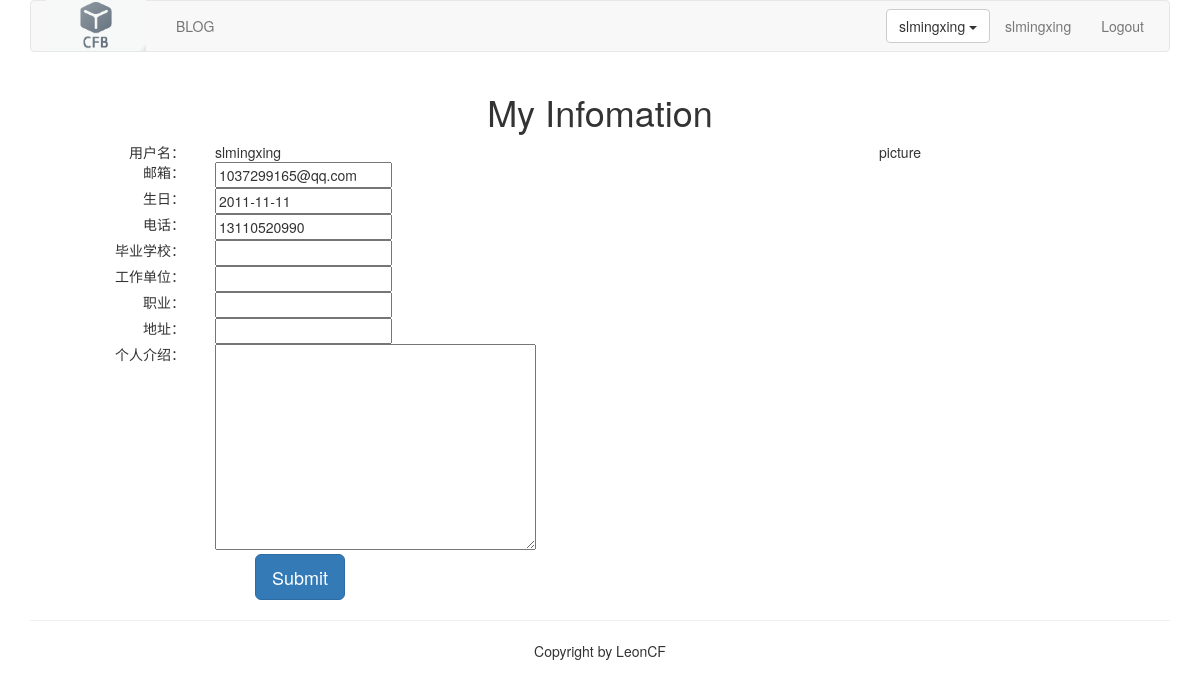
Before: /account/edit-my-information/ (signed in) with the older database file.
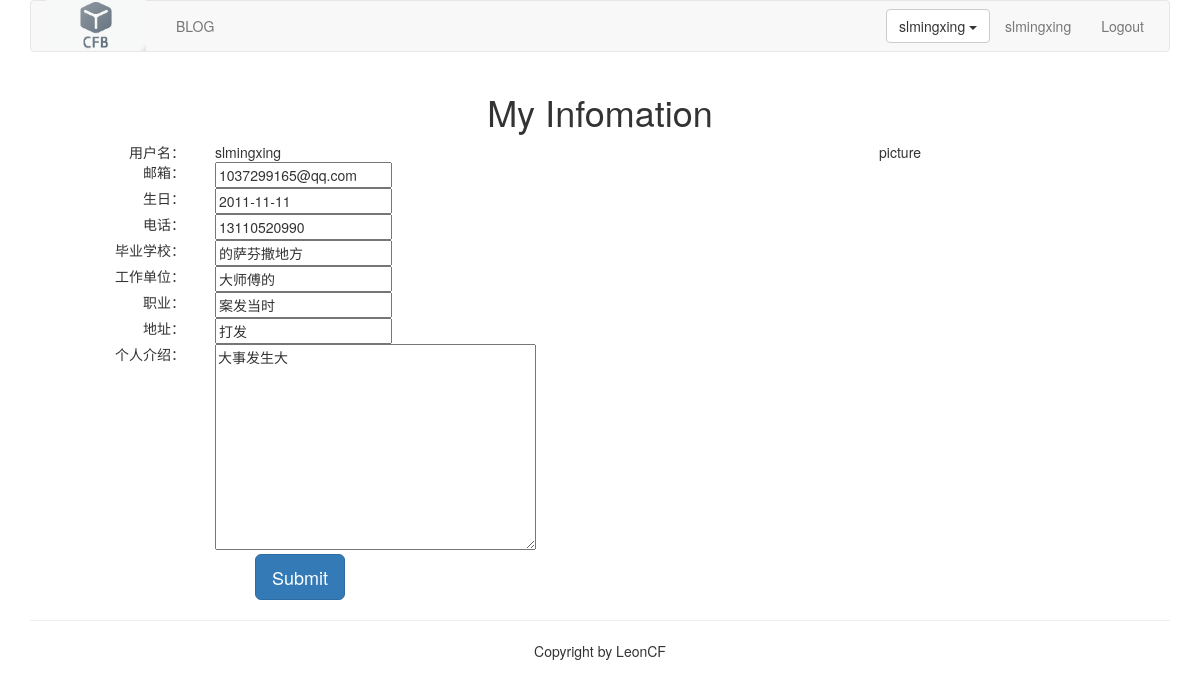
After: the same page with the newer database file.
### account/models.py (models this page shows, shortened)
class UserInfo(models.Model):
    user=models.OneToOneField(User,unique=True)
    school=models.CharField(max_length=100,blank=True)
    company=models.CharField(max_length=100,blank=True)
    profession=models.CharField(max_length=100,blank=True)
    address=models.CharField(max_length=100,blank=True)
    aboutme=models.TextField(blank=True)

### account/views.py (the view)
@login_required(login_url='/account/login/')
def myself_edit(request):
    user=User.objects.get(username=request.user.username)
    userprofile=UserProfile.objects.get(user=request.user)
    userinfo=UserInfo.objects.get(user=request.user)
    if request.method=="POST":
        user_form=UserForm(request.POST)
        userprofile_form=UserProfileForm(request.POST)
        userinfo_form=UserInfoForm(request.POST)
        if user_form.is_valid()*userprofile_form.is_valid()*userinfo_form.is_valid():
            user_cd=user_form.cleaned_data
            userprofile_cd=userprofile_form.cleaned_data
            userinfo_cd=userinfo_form.cleaned_data
            print(user_cd['email'])
            user.email=user_cd['email']
            userprofile.birth=userprofile_cd['birth']
            userprofile.phone=userprofile_cd['phone']
            userinfo.school=userinfo_cd['school']
            userinfo.company=userinfo_cd['company']
            userinfo.profession=userinfo_cd['profession']
            userinfo.address=userinfo_cd['address']
            userinfo.aboutme=userinfo_cd['aboutme']
            user.save()
            userprofile.save()
            userinfo.save()
        return HttpResponseRedirect('/account/my-information/')
    else:
        user_form=UserForm(instance=request.user)
        userprofile_form=UserProfileForm(initial={"birth":userprofile.birth,"phone":userprofile.phone})
        userinfo_form=UserInfoForm(initial={"school":userinfo.school,"company":userinfo.company,"profession":userinfo.profession,"address":userinfo.address,"aboutme":userinfo.aboutme})
        return render(request,"account/myself_edit.html",{"user_form":user_form,"userprofile_form":userprofile_form,"userinfo_form":userinfo_form})

### account/forms.py
class UserForm(forms.ModelForm):
    class Meta:
        model=User
        fields=("email",)

class UserProfileForm(forms.ModelForm):
    class Meta:
        model=UserProfile
        fields=("phone","birth")

### templates/account/myself_edit.html (shortened to what this page needs)
{% extends "base.html" %}
{% block content %}
<div class="row text-center vertical-middle-sm">
    <h1>My Infomation</h1>
    <div class="row">
        <div class="col-md-6">
        <form class="form-horizontal" action="." method="post">
            <div class="row">
                <div class="col-md-4 text-right"><span>用户名：</span></div>
                <div class="col-md-8 text-left">{{user.username}}</div>
            </div>
            <div class="row">
                <div class="col-md-4 text-right"><span>邮箱：</span></div>
                <div class="col-md-8 text-left">{{user_form.email}}</div>
            </div>
            <div class="row">
                <div class="col-md-4 text-right"><span>生日：</span></div>
                <div class="col-md-8 text-left">{{userprofile_form.birth}}</div>
            </div>
            <div class="row">
                <div class="col-md-4 text-right"><span>电话：</span></div>
                <div class="col-md-8 text-left">{{userprofile_form.phone}}</div>
            </div>
            <div class="row">
                <div class="col-md-4 text-right"><span>毕业学校：</span></div>
                <div class="col-md-8 text-left">{{userinfo_form.school}}</div>
            </div>
            <div class="row">
                <div class="col-md-4 text-right"><span>工作单位：</span></div>
                <div class="col-md-8 text-left">{{userinfo_form.company}}</div>
            </div>
            <div class="row">
                <div class="col-md-4 text-right"><span>职业：</span></div>
                <div class="col-md-8 text-left">{{userinfo_form.profession}}</div>
            </div>
            <div class="row">
                <div class="col-md-4 text-right"><span>地址：</span></div>
                <div class="col-md-8 text-left">{{userinfo_form.address}}</div>
            </div>
            <div class="row">
                <div class="col-md-4 text-right"><span>个人介绍：</span></div>
                <div class="col-md-8 text-left">{{userinfo_form.aboutme}}</div>
            </div>
            <div class="row">
                <input type="submit" class="btn btn-primary btn-lg" value="Submit">
            </div>
        </form>
        </div>
        <div class="col-md-6">
        <p>picture</p>
        </div>
    </div>
</div>
{% endblock %}

Changed rows visible on the page:
now on this page (row edited): UserInfo: school "的萨芬撒地方", company "大师傅的", profession "案发当时", address "打发", aboutme "大事发生大"
